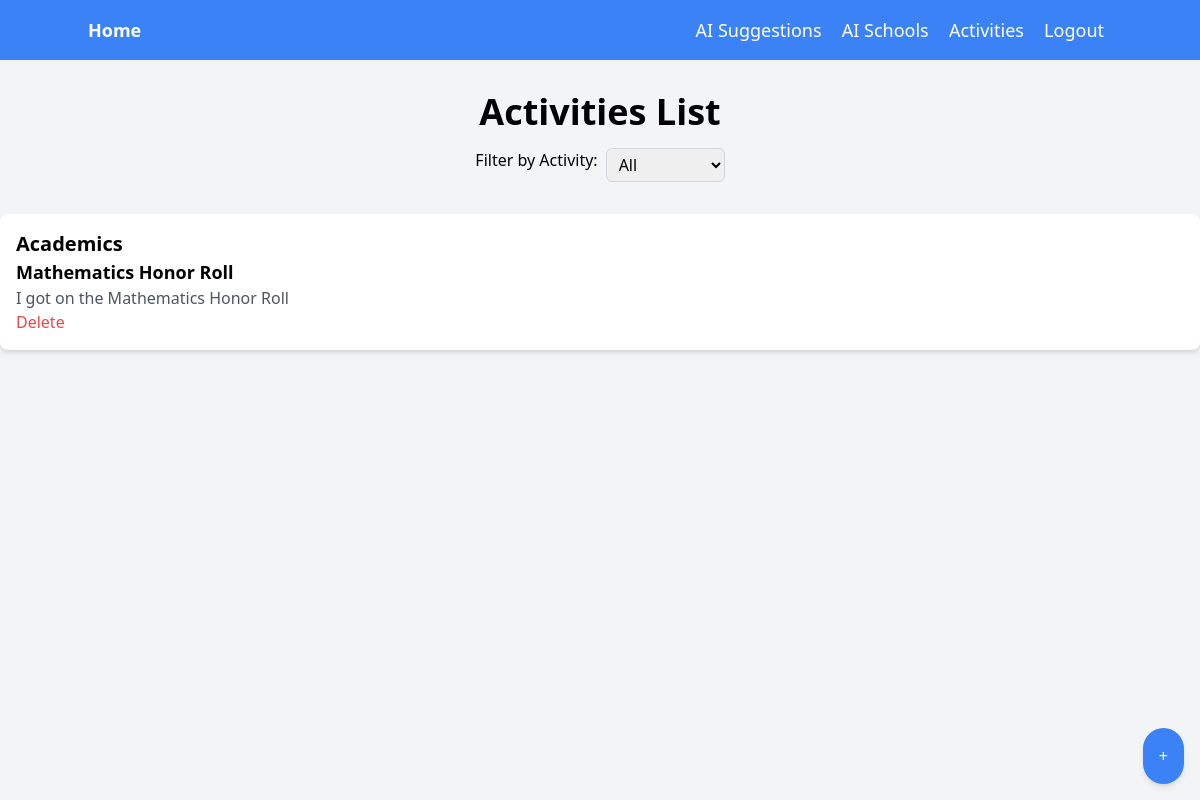
Page /activities (signed in) on the committed database.
### tables this page shows
CREATE TABLE Another (category TEXT, name TEXT, description TEXT, id INTEGER PRIMARY KEY AUTOINCREMENT);

### app.py (the view, shortened to what this page needs)
@app.route('/activities', methods=['GET', 'POST'])
def add_activity():
    try:
        username = session['UNAME']
    except:
        flash('You need to be logged in to access this page')
        return redirect('/login')
    lis = c.execute(f'SELECT * FROM {username}').fetchall()
    cats = sorted(list(set([i[0] for i in lis])))
    return render_template('activities.html', lis = lis, cats = cats)

### templates/activities.html (shortened to what this page needs)
<!DOCTYPE html>
<html>
<head>
    <link href="https://cdn.jsdelivr.net/npm/tailwindcss@2.2.19/dist/tailwind.min.css" rel="stylesheet">
</head>
<body class="bg-gray-100">
    <nav class="bg-blue-500 p-4">
        <div class="container mx-auto">
            <div class="flex justify-between">
                <a href="/" class="text-white text-lg font-bold">Home</a>
                <div>
                    <a href="/recommend-activity" class="text-white text-lg mx-2">AI Suggestions</a>
                    <a href="/recommend-schools" class="text-white text-lg mx-2">AI Schools</a>
                    <a href="/activities" class="text-white text-lg mx-2">Activities</a>
                    <a href="/logout" class="text-white text-lg mx-2">Logout</a>
                </div>
            </div>
        </div>
    </nav>
    <h1 class="text-4xl font-bold text-center mt-8">Activities List</h1>
    <div class="flex justify-center mt-4">
        <label for="activity-filter" class="mr-2">Filter by Activity:</label>
        <select id="activity-filter" class="px-2 py-1 border border-gray-300 rounded-md">
            <option value="all">All</option>
        </select>
    </div>
    <ul id="activities-list" class="mt-8">
        {% for item in lis %}
            <li class="bg-white shadow-md rounded-lg p-4 mb-4 activity-item">
                <h2 class="text-xl font-bold">{{ item[0] }}</h2>
                <h3 class="text-lg font-semibold">{{ item[1] }}</h3>
                <p class="text-gray-600">{{ item[2] }}</p>
                <a href="/delete-activity/{{ item[3] }}" class="text-red-500">Delete</a>
            </li>
        {% endfor %}
    </ul>
    <button id="new-activity-btn" class="fixed bottom-0 right-0 m-4 p-4 bg-blue-500 text-white rounded-full shadow-md">+</button>
</body>
</html>

### rows in the picture
Another: category "Academics", name "Mathematics Honor Roll", description "I got on the Mathematics Honor Roll"
